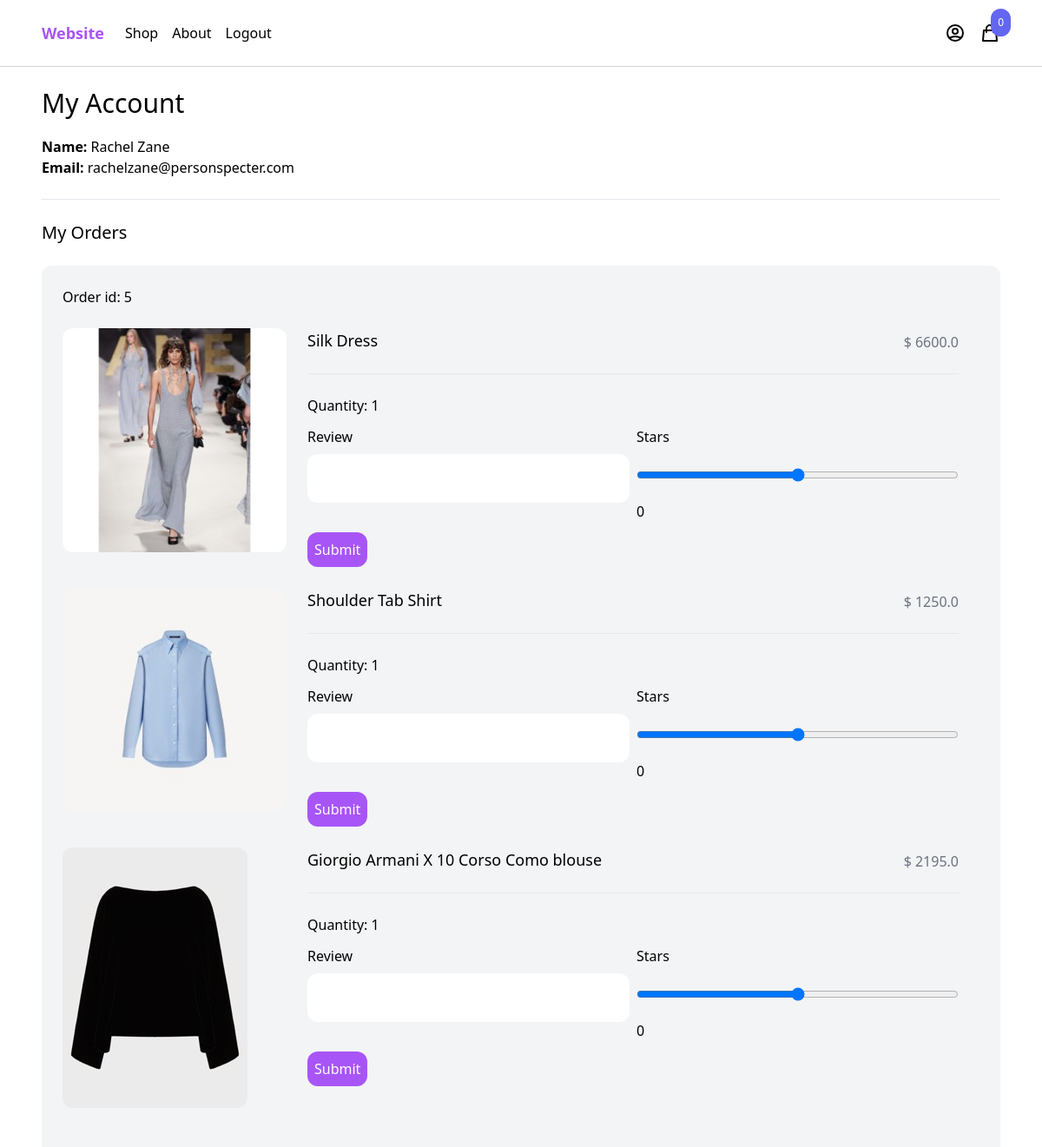
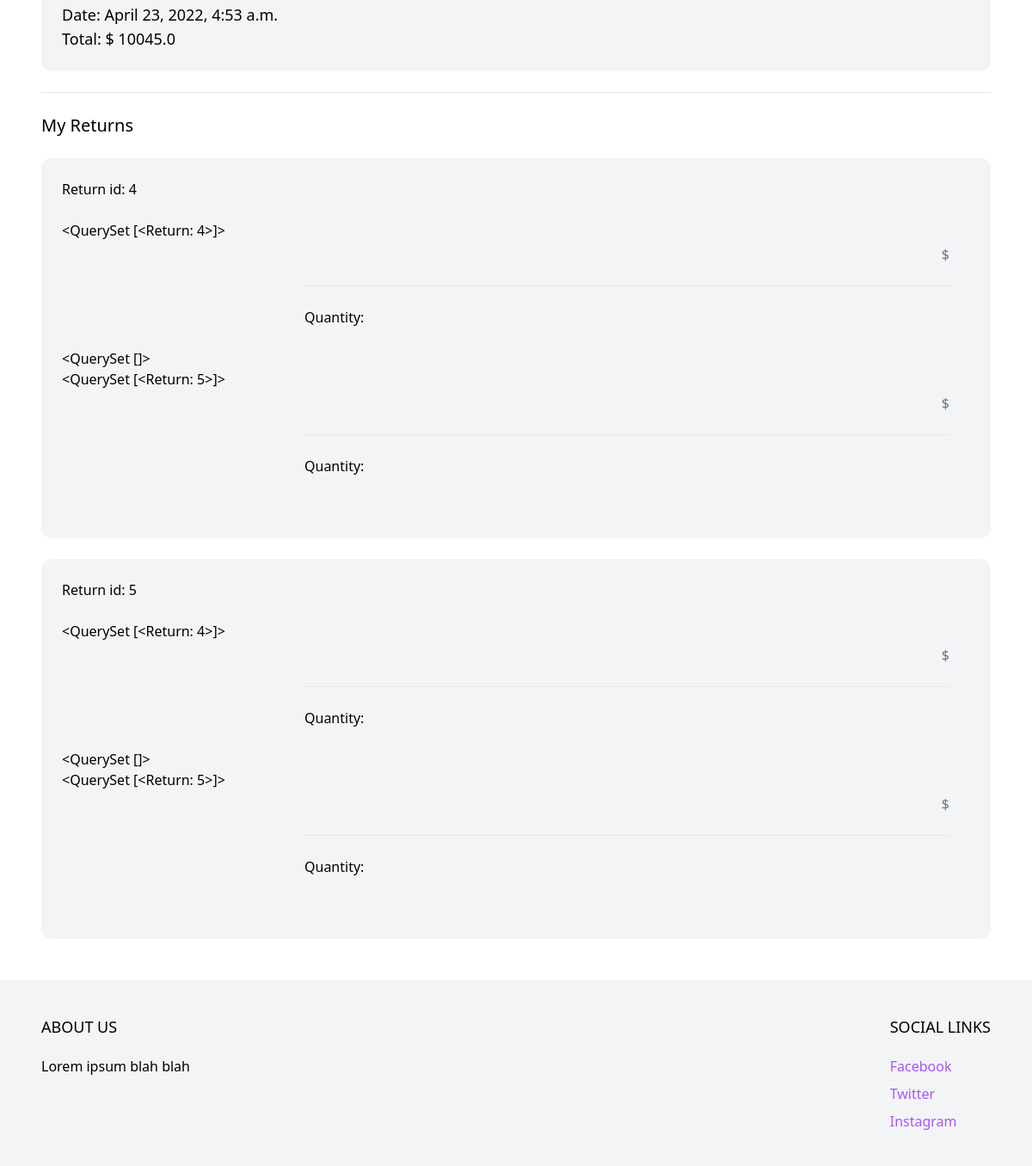
Screenshot of /myaccount/ (signed in) with the database file from the repository (2 pictures, top to bottom).
### order/models.py (models this page shows, shortened)
class Order(models.Model):
    order_id = models.AutoField(primary_key=True)
    fk_user = models.ForeignKey(User, related_name='orders', blank=True, null=True, on_delete=models.CASCADE)
    order_date = models.DateTimeField(auto_now_add=True)
    total = models.FloatField()
    class Meta:
        ordering = ('order_id',)

class OrderDetail(models.Model):
    detail_id = models.AutoField(primary_key=True)
    fk_user = models.ForeignKey(User, related_name='orderdetails', blank=True, null=True, on_delete=models.CASCADE)
    status = models.CharField(max_length=10)
    fk_order = models.ForeignKey(Order, related_name='items', on_delete=models.CASCADE)
    fk_product = models.ForeignKey(Product, related_name='items', on_delete=models.CASCADE)
    fk_brand = models.ForeignKey(Brand, related_name = 'items', on_delete=models.CASCADE)
    quantity = models.IntegerField()
    price = models.FloatField()
    class Meta:
        ordering = ('detail_id',)
    def get_total_price(self):
        return (self.quantity * self.price)

class Return(models.Model):
    return_id = models.AutoField(primary_key=True)
    fk_user = models.ForeignKey(User, related_name='returns', blank=True, null=True, on_delete=models.CASCADE)
    fk_details = models.ForeignKey(OrderDetail, related_name='details', on_delete= models.CASCADE)
    status = models.CharField(max_length=20)
    return_reason = models.CharField(max_length=100)
    class Meta:
        ordering = ('return_id',)
    def __str__(self):
        rid = str(self.return_id)
        return rid

### products/models.py (models this page shows, shortened)
class Product(models.Model):
    product_id = models.AutoField(primary_key=True)
    product_name = models.CharField(max_length=50)
    descrpt = models.CharField(max_length=500)
    quantity = models.IntegerField()
    fk_category = models.ForeignKey(Category, related_name='category', null = True, blank = True, on_delete= models.CASCADE)
    fk_user = models.ForeignKey(User, related_name='products', null = True, blank = True, on_delete=models.CASCADE)
    fk_brand = models.ForeignKey(Brand, null = True, blank = True, on_delete=models.CASCADE)
    price = models.FloatField()
    slug = models.SlugField()
    image = models.ImageField(upload_to = 'uploads/', blank = True, null = True)
    thumbnail = models.ImageField(upload_to = 'uploads/', blank = True, null = True)
    class Meta:
        ordering = ('product_name',)
    def get_thumbnail(self):
        if self.thumbnail:
            return self.thumbnail.url

### core/views.py (the view)
# urls.py: path('myaccount/', myaccount, name = 'myaccount'),
@login_required
def myaccount(request):
    return render(request, 'core/myaccount.html')

### cart/cart.py (called while the page is built)
    def __len__(self):
        return sum(item['quantity'] for item in self.cart.values())

### cart/context_processors.py (called while the page is built)
def cart(request):
    return {'cart': Cart(request)}

### core/templates/core/myaccount.html (shortened to what this page needs)
{% extends 'core/base.html' %}
{% block content %}
<div class="max-w-6xl mx-auto p-6">
    <h1 class="mb-5 text-3xl">My Account</h1>
    <div class="mb-6">
        <strong>Name: </strong>{{ request.user.get_full_name}} <br>
        <strong>Email: </strong>{{ request.user.email }}
    </div>
    <hr>
    <h2 class="my-6 text-xl">My Orders</h2>
    {% for order in request.user.orders.all %}
        <div class="w-full mb-6 p-6 flex flex-wrap bg-gray-100 rounded-xl">
            <div class="mb-6 flex justify-between">
                <a href="#">Order id: {{ order.order_id }}</a>
            </div>
            <div class="mb-6 w-full">
                {% for item in order.items.all %}
                    <div class="product mb-6 flex pr-6">
                        <a href="#" class="w-1/4">
                            <img class = "hover:shadow-lg rounded-xl" src="{{ item.fk_product.get_thumbnail }}" alt="">
                        </a>
                        <div class="w-3/4 pl-6">
                            <div class="flex justify-between">
                                <a href="#" class="text-lg">{{ item.fk_product.product_name }}</a>
                                <p class="mb-6 pt-1 text-gray-500">$ {{ item.get_total_price }}</p>
                            </div>
                            <hr>
                            <div class="mt-6">Quantity: {{ item.quantity }}</div>
                            <form action="." method="post" class="space-y-3">
                                <div class="flex space-x-2">
                                <div class="w-1/2">
                                    <label>Review</label>
                                    <input type="text" name = "reviewText" class="w-full mt-2 py-4 px-6 bg-white rounded-xl">
                                </div>
                                <div class="w-1/2">
                                    <label>Stars</label>
                                    <input type = "range" min = "1" max = "5" name = "stars" class="w-full mt-2 py-4 px-6 bg-white rounded-xl" oninput= "num.value = this.value">
                                    <output id="num">0</output>
                                </div>
                            </div>
                                <div>
                                    <button class="py-2 px-2 rounded-xl text-white bg-purple-500 hover:bg-purple-700">Submit</button>
                                </div>
                            </form>
                        </div>
                    </div>
                {% endfor %}
                </div>
            <div>
                <p class="text-lg">Date: {{ order.order_date }}</p>
                <p class="text-lg">Total: $ {{ order.total }} </p>
            </div>
        </div>
    {% endfor %}
    <hr>
    <h2 class="my-6 text-xl">My Returns</h2>
    {% for return in request.user.returns.all %}
        <div class="w-full mb-6 p-6 flex flex-wrap bg-gray-100 rounded-xl">
            <div class="mb-6 flex justify-between">
                <a href="#">Return id: {{ return.return_id }}</a>
            </div>
            <div class="mb-6 w-full">
                {% for i in request.user.orderdetails.all %}
                <p>{{ i.details.all  }}</p>
                {% for item in i.details.all %}
                        <div class="product mb-6 flex pr-6">
                            <a href="#" class="w-1/4">
                            </a>
                            <div class="w-3/4 pl-6">
                                <div class="flex justify-between">
                                    <p class="mb-6 pt-1 text-gray-500">$ {{ item.get_total_price }}</p>
                                </div>
                                <hr>
                                <div class="mt-6">Quantity: {{ item.quantity }}</div>
                            </div>
                        </div>
                    {% endfor %}
                {% endfor %}
                </div>
        </div>
    {% endfor %}
</div>
{% endblock %}

### rows the page displays
Order: order_id "5", order_date "April 23, 2022, 4:53 a.m.", total "10045.0"
OrderDetail: fk_product.get_thumbnail (picture), fk_product.product_name "Silk Dress", get_total_price "6600.0", quantity "1", details.all "<QuerySet [<Return: 4>]>"
OrderDetail: fk_product.get_thumbnail (picture), fk_product.product_name "Shoulder Tab Shirt", get_total_price "1250.0", quantity "1", details.all "<QuerySet []>"
OrderDetail: fk_product.get_thumbnail (picture), fk_product.product_name "Giorgio Armani X 10 Corso Como blouse", get_total_price "2195.0", quantity "1", details.all "<QuerySet [<Return: 5>]>"
Return: return_id "4"
Return: return_id "5"

### other values shown
{{ cart | length }} "0"
{{ request.user.get_full_name }} "Rachel Zane"
{{ request.user.email }} "rachelzane@personspecter.com"
